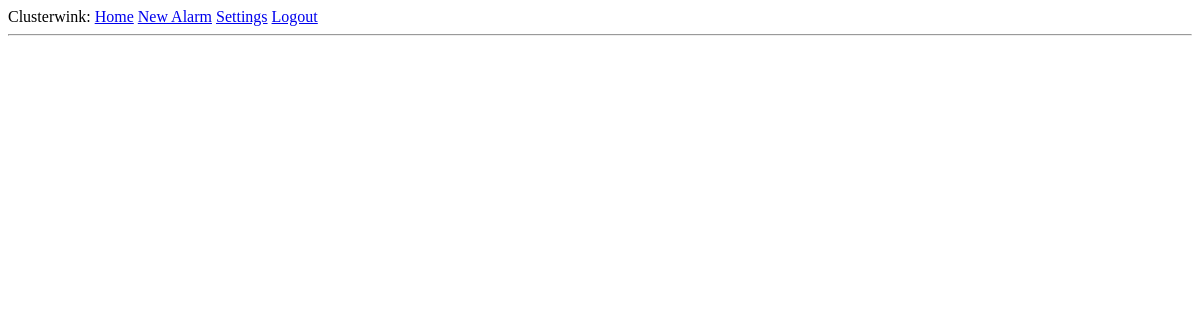
Before: /index (signed in) with the older database file.
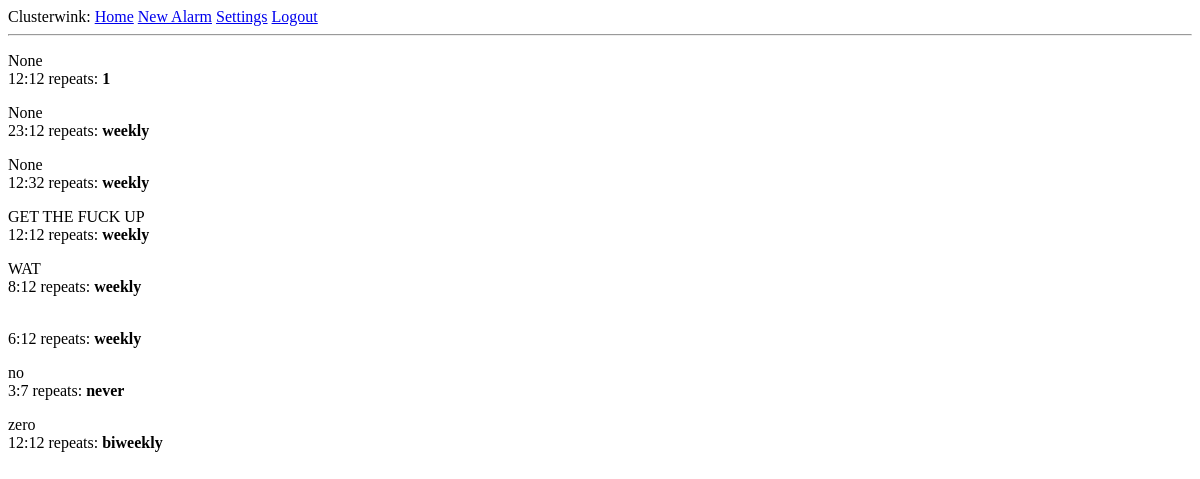
After: the same page with the newer database file.
### app/models.py (models this page shows, shortened)
class Alarm(db.Model):
	id = db.Column(db.Integer, primary_key=True)
	hour = db.Column(db.Integer)
	minute = db.Column(db.Integer)
	active = db.Column(db.Boolean, index=True, unique=True)
	repeat = db.Column(db.String(64))
	label = db.Column(db.String(64))
	duration = db.Column(db.Integer)

### app/routes.py (the view)
@app.route('/')
@app.route('/index')
@login_required
def index():
	user = {'username': 'Lenny'}
	posts = [
		{
			'author': {'username': 'John'},
			'body': 'Beautiful day in Portland!'
		},
		{
			'author': {'username': 'Susan'},
			'body': 'The Avengers movie was so cool!'
		}
	]
	alarms = Alarm.query.all()
	return render_template('index.html', title='Home', posts=posts, alarms=alarms)

### app/models.py (called while the page is built)
@login.user_loader
def load_user(id):
	return User.query.get(int(id))

### app/templates/index.html
{% extends "base.html" %}
{% block content %}
    {% for alarm in alarms %}
    <div><p>{{ alarm.label }}<br>{{ alarm.hour }}:{{ alarm.minute }} repeats: <b>{{ alarm.repeat }}</b></p></div>
    {% endfor %}
{% endblock %}

### app/templates/base.html (shortened to what this page needs)
<html>
	<head>
		<link rel=stylesheet type=text/css href="{{ url_for('static', filename='style.css') }}">
	</head>
	<body>
		<div>
			Clusterwink:
			<a href="{{ url_for('index') }}">Home</a>
			{% if current_user.is_anonymous %}
			<a href="{{ url_for('login') }}">Login</a>
			{% else %}
			<a href="{{ url_for('new') }}">New Alarm</a>
			<a href="{{ url_for('settings') }}">Settings</a>
			<a href="{{ url_for('logout') }}">Logout</a>
			{% endif %}
		</div>
		<hr>
		{% block content %}{% endblock %}
	</body>
</html>

Changed rows visible on the page:
added Alarm: label "None", hour "12", minute "12", repeat "1"
added Alarm: label "None", hour "23", minute "12", repeat "weekly"
added Alarm: label "None", hour "12", minute "32", repeat "weekly"
added Alarm: label "GET THE FUCK UP", hour "12", minute "12", repeat "weekly"
added Alarm: label "WAT", hour "8", minute "12", repeat "weekly"
added Alarm: hour "6", minute "12", repeat "weekly"
added Alarm: label "no", hour "3", minute "7", repeat "never"
added Alarm: label "zero", hour "12", minute "12", repeat "biweekly"
